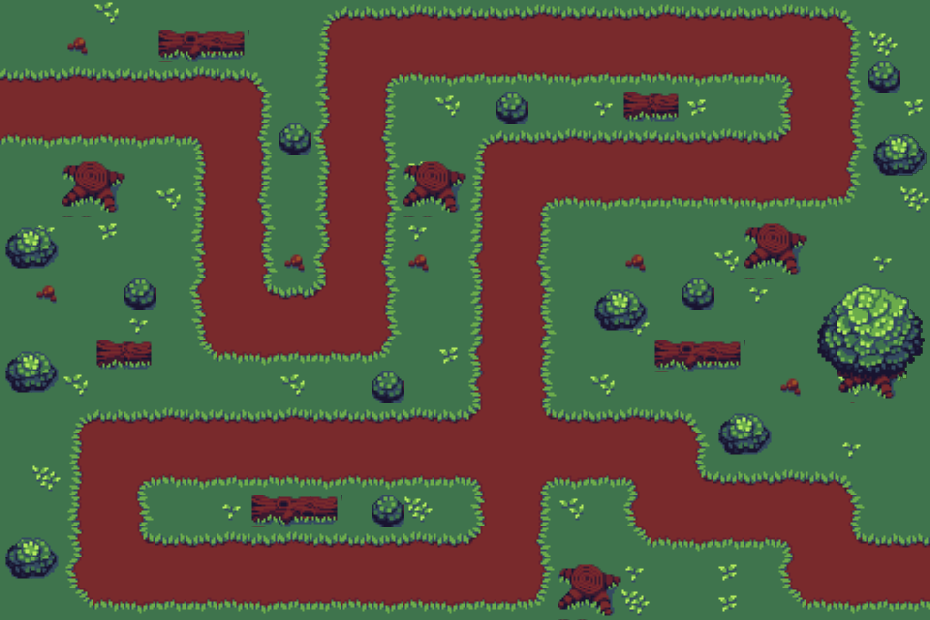

This game map was drawn from its Tiled (.tmx) file and the tilesets committed beside it. A one-line description and the full map source follow:
An orthogonal 30x20 tile map with 31x31 px tiles, 2 tile layers (Tile Layer 1, Tile Layer 2).

<map version="1.10" tiledversion="1.10.2" orientation="orthogonal" renderorder="right-down" width="30" height="20" tilewidth="31" tileheight="31" infinite="0" nextlayerid="3" nextobjectid="1">
 <editorsettings>
  <chunksize width="31" height="31" />
 </editorsettings>
 <tileset firstgid="1" source="path.tsx" />
 <layer id="1" name="Tile Layer 1" width="30" height="20">
  <data encoding="csv">
175,175,151,103,247,247,247,247,247,247,1,2,3,4,5,2,3,4,5,2,3,4,5,2,3,4,5,6,151,151,
271,271,127,271,271,271,271,7,271,271,25,101,101,101,101,101,101,101,101,101,101,101,101,101,101,101,101,30,55,175,
2,3,4,5,2,3,4,5,6,199,49,101,26,122,123,124,125,122,123,124,125,122,123,124,125,27,101,54,199,199,
101,101,101,101,101,101,101,101,30,223,73,101,30,151,103,151,151,151,151,7,151,151,79,151,151,97,101,78,223,79,
122,123,124,122,123,124,27,101,54,247,97,101,54,175,175,1,2,3,4,5,5,2,3,4,5,51,101,102,247,247,
151,151,151,151,151,151,25,101,30,271,25,101,78,79,199,25,101,101,101,101,101,101,101,101,101,101,101,54,271,271,
175,175,175,175,175,103,25,101,54,271,49,101,102,223,223,49,101,26,122,123,124,125,125,122,123,124,125,126,151,55,
199,7,151,79,151,151,49,101,78,271,73,101,30,7,151,49,101,30,151,151,151,151,151,151,151,151,151,151,175,175,
223,151,175,175,175,175,73,101,102,127,97,101,54,127,175,97,101,54,175,175,127,175,175,103,175,175,175,175,7,199,
247,127,199,199,199,199,97,101,50,3,51,101,78,199,199,49,101,78,199,199,199,199,199,199,7,199,199,199,223,223,
271,199,223,223,7,223,73,101,101,101,101,101,102,223,223,49,101,102,223,223,55,223,223,223,223,223,223,223,247,247,
271,223,247,247,247,247,121,122,123,124,125,124,126,247,79,97,101,78,247,247,247,247,7,247,247,247,247,79,151,151,
271,247,103,271,271,271,151,151,151,103,151,151,151,271,271,97,101,102,271,103,271,271,271,271,271,127,271,103,175,175,
271,271,1,2,3,4,5,2,3,4,5,2,3,4,5,51,101,50,2,3,4,5,6,247,247,247,247,247,199,199,
271,151,25,101,101,101,101,101,101,101,101,101,101,101,101,101,101,101,101,101,101,101,78,271,271,271,271,7,223,223,
271,55,25,101,26,122,123,124,125,122,123,122,123,124,125,27,101,26,123,124,27,101,50,2,3,4,5,6,247,247,
271,199,49,101,102,151,151,7,151,151,79,151,151,55,151,73,101,30,103,151,97,101,101,101,101,101,101,78,271,271,
271,223,73,101,50,2,3,4,5,4,5,2,3,4,5,51,101,54,175,175,121,122,123,124,125,27,101,50,2,3,
271,247,97,101,101,101,101,101,101,101,101,101,101,101,101,101,101,78,199,199,7,151,151,79,151,97,101,101,101,101,
271,271,121,122,123,124,125,122,123,124,125,122,123,122,123,124,125,126,223,223,55,175,175,79,175,121,122,123,124,125
</data>
 </layer>
 <layer id="2" name="Tile Layer 2" width="30" height="20">
  <data encoding="csv">
0,0,0,0,0,0,0,0,0,0,0,0,0,0,0,0,0,0,0,0,0,0,0,0,0,0,0,0,0,0,
0,0,0,0,0,230,231,232,0,0,0,0,0,0,0,0,0,0,0,0,0,0,0,0,0,0,0,0,0,0,
0,0,0,0,0,0,0,0,0,0,0,0,0,0,0,0,0,0,0,0,0,0,0,0,0,0,0,0,282,0,
0,0,0,0,0,0,0,0,0,0,0,0,0,0,0,0,282,0,0,0,254,255,0,0,0,0,0,0,0,0,
0,0,0,0,0,0,0,0,0,282,0,0,0,0,0,0,0,0,0,0,0,0,0,0,0,0,0,0,260,261,
0,0,158,159,0,0,0,0,0,0,0,0,0,158,159,0,0,0,0,0,0,0,0,0,0,0,0,0,284,285,
0,0,182,183,0,0,0,0,0,0,0,0,0,182,183,0,0,0,0,0,0,0,0,0,0,0,0,0,0,0,
260,261,0,0,0,0,0,0,0,0,0,0,0,0,0,0,0,0,0,0,0,0,0,0,158,159,0,0,0,0,
284,285,0,0,0,0,0,0,0,0,0,0,0,0,0,0,0,0,0,0,0,0,0,0,182,183,0,0,0,0,
0,0,0,0,282,0,0,0,0,0,0,0,0,0,0,0,0,0,0,260,261,0,282,0,0,0,160,161,162,163,
0,0,0,0,0,0,0,0,0,0,0,0,0,0,0,0,0,0,0,284,285,0,0,0,0,0,184,185,186,187,
260,261,0,254,255,0,0,0,0,0,0,0,0,0,0,0,0,0,0,0,0,230,231,232,0,0,208,209,210,211,
284,285,0,0,0,0,0,0,0,0,0,0,282,0,0,0,0,0,0,0,0,0,0,0,0,0,0,233,234,235,
0,0,0,0,0,0,0,0,0,0,0,0,0,0,0,0,0,0,0,0,0,0,0,260,261,0,0,0,0,0,
0,0,0,0,0,0,0,0,0,0,0,0,0,0,0,0,0,0,0,0,0,0,0,284,285,0,0,0,0,0,
0,0,0,0,0,0,0,0,0,0,0,0,0,0,0,0,0,0,0,0,0,0,0,0,0,0,0,0,0,0,
0,0,0,0,0,0,0,0,230,231,232,0,282,0,0,0,0,0,0,0,0,0,0,0,0,0,0,0,0,0,
260,261,0,0,0,0,0,0,0,0,0,0,0,0,0,0,0,0,0,0,0,0,0,0,0,0,0,0,0,0,
284,285,0,0,0,0,0,0,0,0,0,0,0,0,0,0,0,0,158,159,0,0,0,0,0,0,0,0,0,0,
0,0,0,0,0,0,0,0,0,0,0,0,0,0,0,0,0,0,182,183,0,0,0,0,0,0,0,0,0,0
</data>
 </layer>
</map>